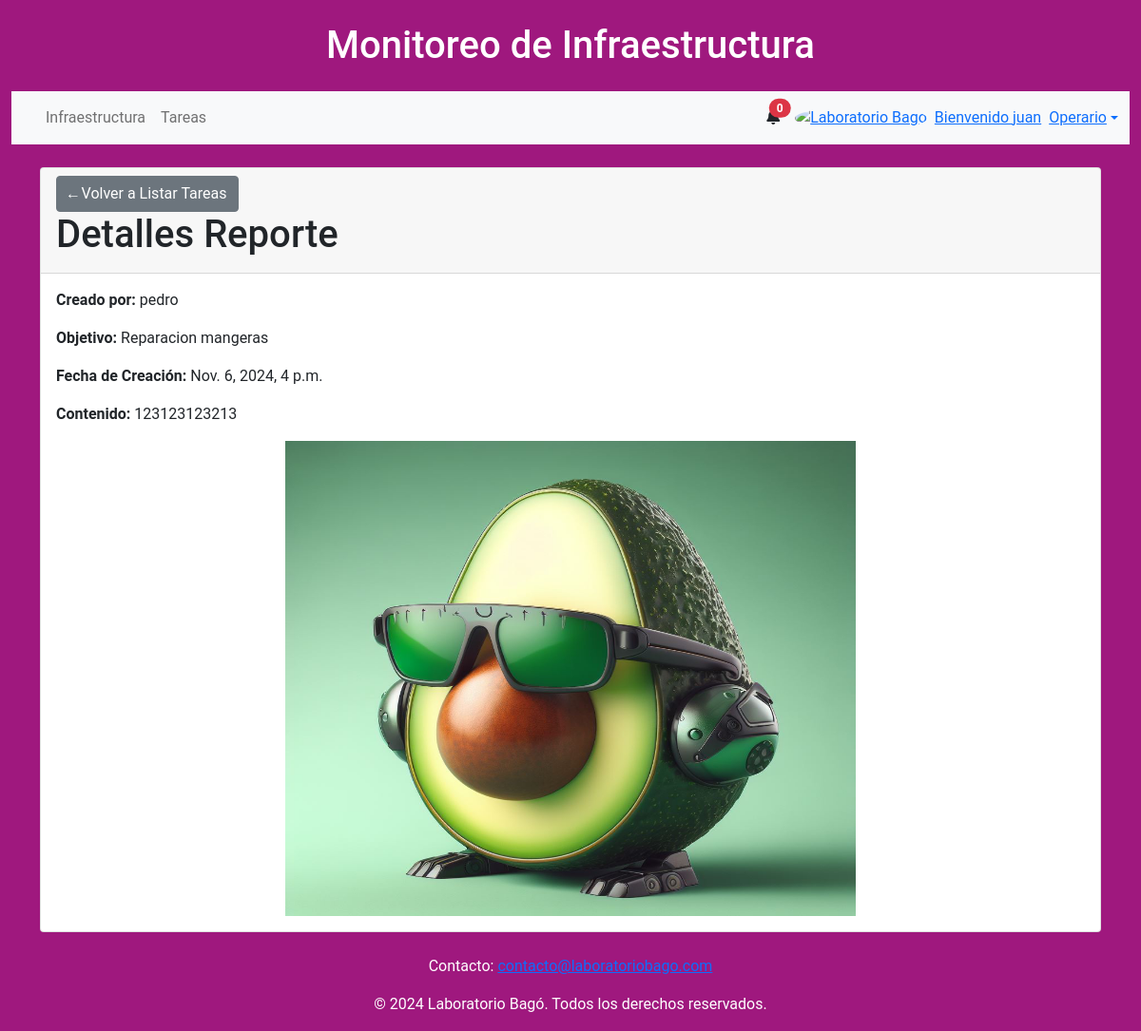
Screenshot of /detalle/reporte/1/ (signed in) with the database file from the repository.
### app/models.py (models this page shows, shortened)
class Reporte(models.Model):
    tarea = models.OneToOneField(Tarea, on_delete=models.CASCADE, related_name='reporte')
    contenido = models.TextField(null=True, blank=True)
    imagen = models.ImageField(upload_to='app/static/images/', blank=False)
    createdAt = models.DateTimeField(auto_now_add=True)
    usuario = models.ForeignKey(User, on_delete=models.SET_NULL, null=True, blank=True)  # Usuario que creó el reporte (técnico o externo)

class Tarea(models.Model):
    informe = models.ForeignKey(InformeCondiciones, on_delete=models.CASCADE)
    objetivo = models.TextField(null=True, blank=True)
    estado = models.ForeignKey(Estado, on_delete=models.SET_NULL, null=True, blank=True)
    tecnico = models.ForeignKey(User, on_delete=models.SET_NULL, null=True, blank=True)
    createdAt = models.DateTimeField(auto_now_add=True)

### app/views.py (the view)
# urls.py: path('detalle/reporte/<int:reporte_id>/', detalle_reporte, name='detalle_reporte'),
@login_required
def detalle_reporte(request, reporte_id):
    reporte = get_object_or_404(Reporte, id=reporte_id)
    return render(request, 'app/detalle/reporte.html', {'reporte': reporte})

### app/context_processors.py (called while the page is built)
def user_groups(request):
    if request.user.is_authenticated:
        username = request.user.username
        grupos = request.user.groups.values_list('name', flat=True)
    else:
        username = None
        grupos = []
    return {
        'username': username,
        'grupos': grupos,
    }

def notificaciones(request):
    if request.user.is_authenticated:
        notificaciones = Notificacion.objects.filter(user=request.user, leido=False).order_by('-createdAt')[:3]
    else:
        notificaciones = []
    return {'notificaciones': notificaciones}

### app/templates/app/detalle/reporte.html
{% extends '../base.html' %}
{% block content %}
<div class="card mt-4">
    <div class="card-header">
        <a href="{% url 'listar_tareas' %}" class="btn btn-secondary">
            &#8592; Volver a Listar Tareas
        </a>
        <h1>Detalles Reporte</h1>
    </div>
    <div class="card-body">
        <p><strong>Creado por:</strong> {{ reporte.usuario.username }}</p>
        <p><strong>Objetivo:</strong> {{ reporte.tarea.objetivo }}</p>
        <p><strong>Fecha de Creación:</strong> {{ reporte.createdAt }}</p>
        <p><strong>Contenido:</strong> {{ reporte.contenido }}</p>
        <div class="text-center">
            <img src="{{ reporte.imagen.url }}" alt="Imagen del Reporte" class="img-fluid" style="width: 600px; height: 500px;">
        </div>
    </div>
</div>
{% endblock %}

### app/templates/app/base.html (shortened to what this page needs)
{% load static %}
<!DOCTYPE html>
<html lang="es">
<head>
    <link
      href="https://cdnjs.cloudflare.com/ajax/libs/font-awesome/6.0.0/css/all.min.css"
      rel="stylesheet"
    />
    <link href="https://cdn.jsdelivr.net/npm/bootstrap@5.0.2/dist/css/bootstrap.min.css" rel="stylesheet">
    <link
      href="{% static 'css/style.css' %}"
      rel="stylesheet"
    />
</head>
<body class="Body-base" style="font-family: 'Roboto', monospace;">
<div class="container-fluid">
    <header class="text-center my-4">
        <h1>Monitoreo de Infraestructura</h1>
    </header>
    <nav class="navbar navbar-expand-lg navbar-light bg-light">
        <div class="container-fluid">
            {% if user.is_authenticated %}
            <div class="collapse navbar-collapse" id="navbarSupportedContent">
                <ul class="navbar-nav me-auto mb-2 mb-lg-0">
                    <li class="nav-item">
                    {% if not user.is_superuser %}
                        <a class="nav-link" href="/infraestructura/InformeCondiciones">Infraestructura</a>
                    </li>
                    {% endif %}
                    <li class="nav-item">
                        <a class="nav-link" href="/dashboard/listar_tareas">Tareas</a>
                    </li>
                </ul>
            </div>
            <div class="d-flex align-items-center">
                <div class="dropdown">
                    <a
                        class="text-reset me-3 position-relative"
                        id="navbarDropdownMenuLink"
                        role="button"
                        data-bs-toggle="dropdown"
                        aria-expanded="false"
                        aria-label="Notifications"
                    >
                        <i class="fas fa-bell" aria-hidden="true"></i>
                        <span class="position-absolute top-0 start-100 translate-middle badge rounded-pill bg-danger">
                            {{ notificaciones|length }}
                        </span>
                    </a>
                </div>
            </div>
                <div class="dropdown">
                    <a
                        class="dropdown-toggle d-flex align-items-center"
                        href="#"
                        id="navbarDropdownMenuAvatar"
                        role="button"
                        data-bs-toggle="dropdown"
                        aria-expanded="false"
                    >
                        <img
                            src="https://bagochile.cl/wp-content/uploads/2023/05/cropped-SIMBOLO-LOGO-BAGO-OFF.jpg"
                            class="rounded-circle"
                            height="25"
                            alt="Laboratorio Bago"
                            loading="lazy"
                        />
                        {% if username %}
                                <span class="ms-2">Bienvenido {{ username }}</span>
                            {% if grupos %}
                                {% for grupo in grupos %}
                                    <span class="ms-2">{{ grupo }} </span>
                                {% endfor %}
                            {% else %}
                                <span class="ms-2">Admin</span>
                            {% endif %}
                        {% endif %}
                    </a>
                </div>
                {% else %}
                <div>
                    <a href="{% url 'login' %}" class="btn btn-outline btn-rounded">Login</a>
                    <a href="{% url 'registro' %}" class="btn btn-outline btn-rounded">Registrarse</a>
                </div>
                {% endif %}
            </div>
        </div>
    <div class="container my-4">
        {% block content %}{% endblock content %}
    </div>
    <footer class="text-center mt-4">
        <p>Contacto: <a href="mailto:contacto@laboratoriobago.com">contacto@laboratoriobago.com</a></p>
        <p>&copy; 2024 Laboratorio Bagó. Todos los derechos reservados.</p>
    </footer>
</body>
</html>

### app/static/css/style.css (style rules this page uses)
.Body-base { background-color: #9f187e; }
header { color:white }
footer { color:white }

### rows the page displays
Reporte: usuario.username "pedro", tarea.objetivo "Reparacion mangeras", createdAt "Nov. 6, 2024, 4 p.m.", contenido "123123123213", imagen (picture)

### other values shown
{{ notificaciones|length }} "0"
{{ username }} "juan"
{{ grupo }} "Operario"
